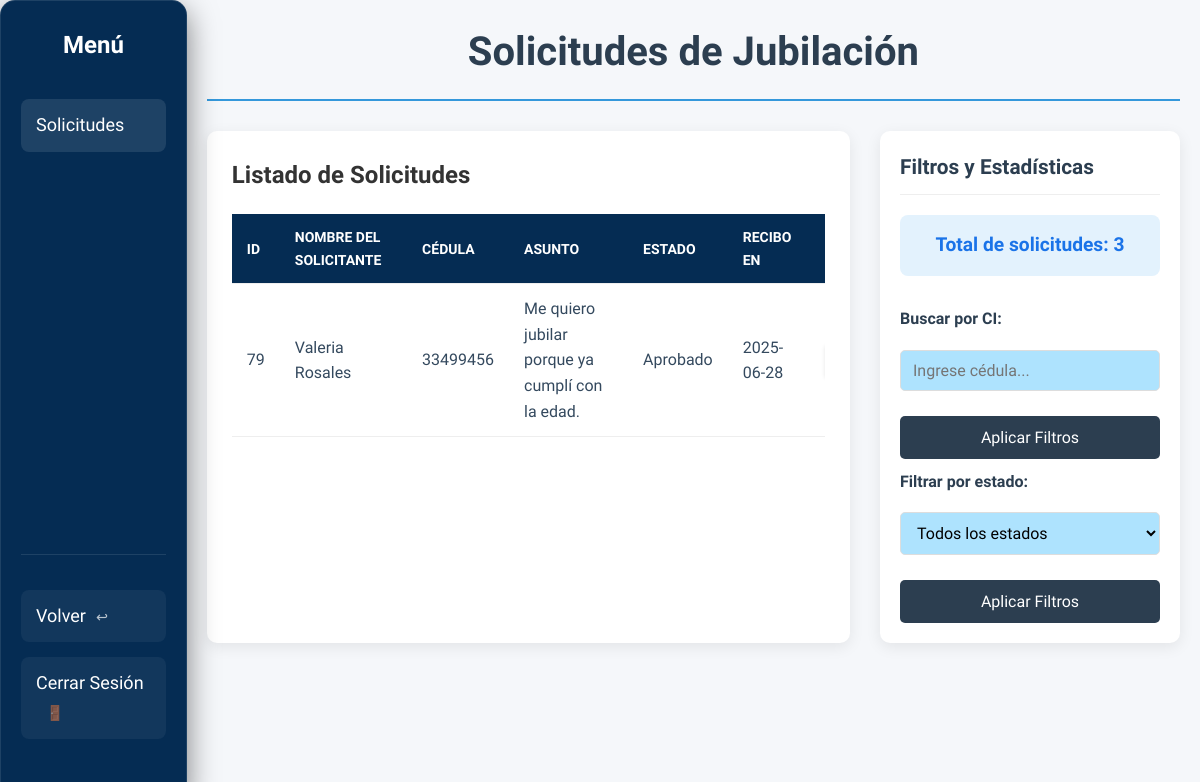
Screenshot of /index.php?controlador=gestionSolicitud&metodo=verSolicitudVistaAdmin (signed in) with the database file from the repository.
### tables this page shows
CREATE TABLE `interfazadmin` (
  `id` int(11) NOT NULL,
  `id_user` int(11) DEFAULT NULL,
  `texto_inicio` varchar(500) NOT NULL,
  `titulo_soli_gestion` varchar(200) NOT NULL,
  `texto_soli_gestion1` varchar(500) NOT NULL,
  `texto_soli_gestion2` varchar(500) NOT NULL,
  `titulo_lista_soli` varchar(100) NOT NULL,
  `titulo_curso_gestion` varchar(200) NOT NULL,
  `texto_curso_gestion1` varchar(500) NOT NULL,
  `texto_curso_gestion2` varchar(500) NOT NULL
);

CREATE TABLE `solicitudes` (
  `id` int(11) NOT NULL,
  `name` varchar(50) DEFAULT NULL,
  `asunto` varchar(250) DEFAULT NULL,
  `estado` set('Pendiente','En proceso','Aprobado','Rechazada') DEFAULT NULL,
  `fecha_creacion` date NOT NULL DEFAULT current_timestamp(),
  `empleado_solicitud` int(11) DEFAULT NULL,
  `fecha_actualizacion` timestamp NOT NULL DEFAULT current_timestamp() ON UPDATE current_timestamp(),
  `actividad` set('activo','inactivo','','') NOT NULL
);

### src/controllers/GestionSolicitudControlador.php (called while the page is built, shortened)
<?php
class GestionSolicitudControlador {
    public function VerSolicitudVistaAdmin(): void {
        include_once  __DIR__ . '/../views/admin/verSolicitudAdmin.php';
    }
}
?>

### public/index.php (called while the page is built, shortened)
<?php
    $router = new Router();
    $router->ejecutar();
?>

### src/models/Solicitud.php (called while the page is built, shortened)
<?php
class Solicitud {
    private $pdo;
    public function __construct($pdo) {
        $this->pdo = $pdo;
    }
    public function FindSolicByStatus($Status) {
        $sql = "SELECT * FROM solicitudes WHERE actividad = 'activo' ";
        $params = [];
        $stmt = $this->pdo->prepare($sql);
        $stmt->execute($params);
        if ($stmt) {
            return $stmt;
        }
        return null;
    }
     public function TotalSolicitudes($Status) {
        $sql_count = "SELECT COUNT(*) as total FROM solicitudes";
        $stmt_count = $this->pdo->prepare($sql_count);
        if (!empty($Status)) {
            $stmt_count->execute([':estado' => $Status]);
        } else {
            $stmt_count->execute();
        }
        $total_solicitudes = $stmt_count->fetch()['total'];
        if ($total_solicitudes) {
            return $total_solicitudes;
        }
        return null;
    }
}
?>

### src/views/admin/verSolicitudAdmin.php (the view, shortened to what this page needs)
<?php
        require_once __DIR__ . '/../../../config/connection_db.php';
        require_once __DIR__ . '/../../models/Solicitud.php';
        $estado_filtro = isset($_GET['estado']) ? $_GET['estado'] : '';
        $ci_filter = isset($_GET['ciFilter']) ? $_GET['ciFilter'] : '';
        $solicitud = new Solicitud($pdo);
        if($ci_filter){
            $solicitudes = $solicitud->FindSolicByCI($ci_filter);
            $total_solicitudes = $solicitud->TotalSolicitudesByCI($ci_filter);
        }else{
            $solicitudes = $solicitud->FindSolicByStatus($estado_filtro);
            $total_solicitudes = $solicitud->TotalSolicitudes($estado_filtro);
        }
        $sql = "SELECT * FROM interfazadmin WHERE id = 1";
        $stmt = $pdo->prepare($sql);
        $stmt->execute();
        $texto = $stmt->fetch();
?>
<!DOCTYPE html>
<html lang="en">
<head>
    <link rel="stylesheet" href="../src/css/stylegestion.css">
</head>
<body>
    <?php
            include __DIR__ . '/../navs/navSolicitudAdmin.php';
    ?>
    <div class="container">
        <h1 class="page-title"><?=$texto['titulo_lista_soli'] ?></h1>
        <div class="main-content">
            <div class="table-container">
                <div class="table-header">
                    <h2>Listado de Solicitudes</h2>
                </div>
                <div style="max-height: auto; overflow-y: auto;">
                    <table>
                        <thead>
                            <tr>
                                <th>ID</th>
                                <th>Nombre del solicitante</th>
                                <th>Cédula</th>
                                <th>Asunto</th>
                                <th>Estado</th>
                                <th>Recibo en</th>
                                <th>Acción</th>
                            </tr>
                        </thead>
                        <tbody>
                            <?php while($soli = $solicitudes->fetch()): ?>
                            <tr>
                                <td><?= $soli['id']?></td>
                                <td><?= $soli['name']?></td>
                                <td><?= $soli['empleado_solicitud']?></td>
                                <td><?= $soli['asunto']?></td>
                                <td><?= $soli['estado']?></td>
                                <td><?= $soli['fecha_creacion']?></td>
                                <td>
                                </td>
                            </tr>
                            <?php endwhile; ?>
                        </tbody>
                    </table>
                </div>
            </div>
            <div class="info-panel">
                <h3 class="panel-title">Filtros y Estadísticas</h3>
                <div class="total-solicitudes">
                    Total de solicitudes: <?= $total_solicitudes ?? '0' ?>
                </div>
                <form class="filter-form" method="GET" action="">
                    <div class="form-group">
                        <label for="ciFilter">Buscar por CI:</label>
                        <input type="text" id="ciFilter" name="ciFilter" placeholder="Ingrese cédula..." value="<?= $ci_filter ?>">
                    </div>
                    <button type="submit" class="btn-submit">Aplicar Filtros</button>
                </form>
                <form class="filter-form" method="GET" action="">
                    <div class="form-group">
                        <label for="estado">Filtrar por estado:</label>
                        <select id="estado" name="estado">
                            <option value="">Todos los estados</option>
                        </select>
                    </div>
                    <button type="submit" class="btn-submit">Aplicar Filtros</button>
                </form>
            </div>
        </div>
    </div>
</body>
</html>

### src/css/stylegestion.css (style rules this page uses)
* { font-family: "Chocolate Classical Sans", sans-serif; margin: 0; padding: 0; box-sizing: border-box; }
body { background-color: #dddddd; display: flex; flex-direction: row; overflow-x: hidden; }
h1 { text-align: center; }
input { width: 100%; padding: 10px; margin: 10px 0; border: none; border-radius: 5px; font-size: 17px; background-color: #aee3fe; }
select { width: 100%; padding: 10px; margin: 10px 0; border: none; border-radius: 5px; font-size: 17px; background-color: #aee3fe; }
form { max-width: 300px; }
label { display: block; margin-top: 10px; color: #052c53; }
table { width: 100%; border-collapse: collapse; }
table { width: 100%; min-width: 800px; }
thead { position: sticky; top: 0; background: #052c53; color: white; z-index: 10; }
th { padding: 16px 15px; text-align: left; font-weight: 600; text-transform: uppercase; font-size: 14px; }
tbody tr { border-bottom: 1px solid #edf2f7; transition: background-color 0.2s; }
td { padding: 14px 15px; color: #34495E; }
.total-solicitudes { font-weight: 600; color: #2c3e50; }
button { font-size: 15px; }

### src/views/admin/verSolicitudAdmin.php (style rules this page uses)
* { margin: 0; padding: 0; box-sizing: border-box; font-family: 'Chocolate Classical Sans', sans-serif; }
body { background-color: #f5f7fa; color: #333; line-height: 1.6; }
.container { max-width: 1400px; margin: 0 auto; padding: 20px; }
.main-content { display: grid; grid-template-columns: 1fr 300px; gap: 30px; margin-top: 30px; }
.page-title { text-align: center; color: #2c3e50; font-size: 2.5rem; margin-bottom: 30px; padding-bottom: 15px; border-bottom: 2px solid #3498db; }
.info-panel { background: white; border-radius: 10px; padding: 20px; box-shadow: 0 4px 15px rgba(0,0,0,0.08); height: fit-content; }
.panel-title { font-size: 1.3rem; color: #2c3e50; margin-bottom: 20px; padding-bottom: 10px; border-bottom: 1px solid #eee; }
.total-solicitudes { background: #e3f2fd; padding: 15px; border-radius: 8px; margin-bottom: 20px; text-align: center; font-size: 1.2rem; font-weight: bold; color: #1a73e8; }
.filter-form { display: flex; flex-direction: column; gap: 15px; }
.form-group { display: flex; flex-direction: column; gap: 8px; }
.form-group label { font-weight: bold; color: #2c3e50; }
.form-group input, .form-group select { padding: 10px 12px; border: 1px solid #ddd; border-radius: 5px; font-size: 1rem; }
.btn-submit { background: #2c3e50; color: white; border: none; padding: 12px; border-radius: 5px; cursor: pointer; font-size: 1rem; transition: background 0.3s; }
.table-container { background: white; border-radius: 10px; padding: 25px; box-shadow: 0 4px 15px rgba(0,0,0,0.08); overflow-x: auto; max-height: 700px; }
.table-header { display: flex; justify-content: space-between; align-items: center; margin-bottom: 20px; }
table { width: 100%; border-collapse: collapse; min-width: 800px; }
th, td { padding: 12px 15px; text-align: left; border-bottom: 1px solid #eee; }
th { background-color: #f8f9fa; color:rgb(255, 255, 255); font-weight: bold; background: #052c53; }

### rows the page displays
interfazadmin: titulo_lista_soli "Solicitudes de Jubilación"
solicitudes: id "79", name "Valeria Rosales", empleado_solicitud "33499456", asunto "Me quiero jubilar porque ya cumplí con la edad.", estado "Aprobado", fecha_creacion "2025-06-28"

### other values shown
$total_solicitudes "3"
